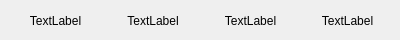
<?xml version="1.0" encoding="UTF-8"?>
<ui version="4.0">
 <class>shopitemlist</class>
 <widget class="QWidget" name="shopitemlist">
  <property name="geometry">
   <rect>
    <x>0</x>
    <y>0</y>
    <width>400</width>
    <height>40</height>
   </rect>
  </property>
  <property name="windowTitle">
   <string>Form</string>
  </property>
  <widget class="QWidget" name="layoutWidget">
   <property name="geometry">
    <rect>
     <x>10</x>
     <y>10</y>
     <width>383</width>
     <height>22</height>
    </rect>
   </property>
   <layout class="QGridLayout" name="gridLayout">
    <item row="0" column="3">
     <widget class="QLabel" name="stockLabel">
      <property name="styleSheet">
       <string notr="true">font: 12pt &quot;黑体&quot;;</string>
      </property>
      <property name="text">
       <string>TextLabel</string>
      </property>
      <property name="alignment">
       <set>Qt::AlignCenter</set>
      </property>
     </widget>
    </item>
    <item row="0" column="0">
     <widget class="QLabel" name="nameLabel">
      <property name="styleSheet">
       <string notr="true">font: 12pt &quot;黑体&quot;;</string>
      </property>
      <property name="text">
       <string>TextLabel</string>
      </property>
      <property name="alignment">
       <set>Qt::AlignCenter</set>
      </property>
     </widget>
    </item>
    <item row="0" column="2">
     <widget class="QLabel" name="priceLabel">
      <property name="styleSheet">
       <string notr="true">font: 12pt &quot;黑体&quot;;</string>
      </property>
      <property name="text">
       <string>TextLabel</string>
      </property>
      <property name="alignment">
       <set>Qt::AlignCenter</set>
      </property>
     </widget>
    </item>
    <item row="0" column="1">
     <widget class="QLabel" name="typeLabel">
      <property name="styleSheet">
       <string notr="true">font: 12pt &quot;黑体&quot;;</string>
      </property>
      <property name="text">
       <string>TextLabel</string>
      </property>
      <property name="alignment">
       <set>Qt::AlignCenter</set>
      </property>
     </widget>
    </item>
   </layout>
  </widget>
 </widget>
 <resources/>
 <connections/>
</ui>
